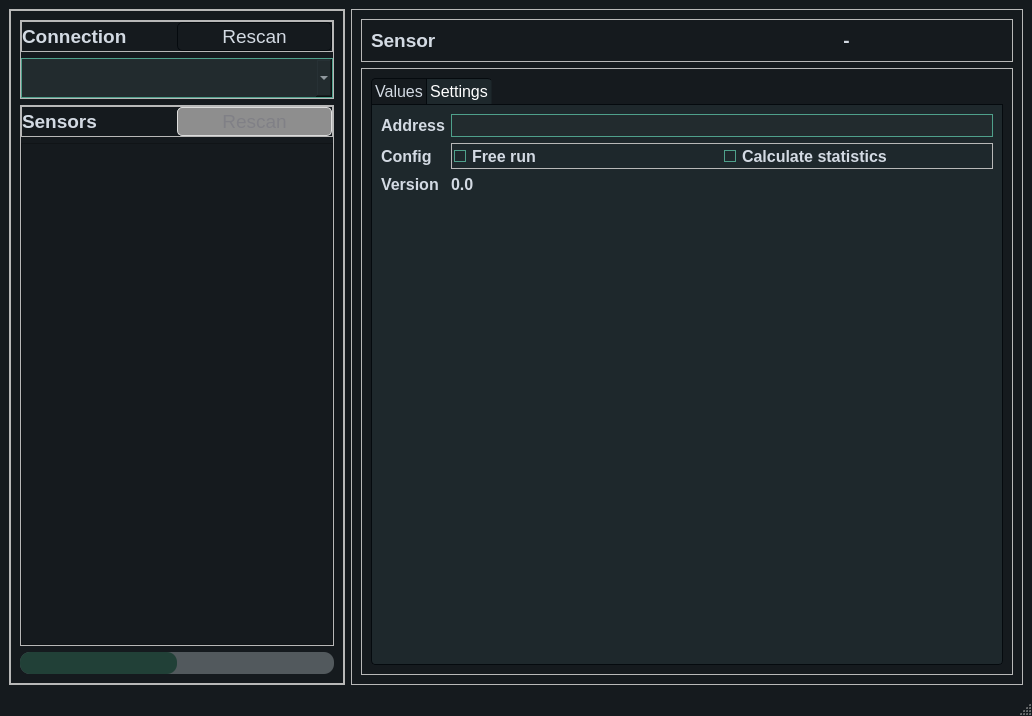
<?xml version="1.0" encoding="UTF-8"?>
<ui version="4.0">
 <class>MainWindow</class>
 <widget class="QMainWindow" name="MainWindow">
  <property name="geometry">
   <rect>
    <x>0</x>
    <y>0</y>
    <width>1032</width>
    <height>716</height>
   </rect>
  </property>
  <property name="windowTitle">
   <string>MainWindow</string>
  </property>
  <property name="styleSheet">
   <string notr="true">/*
ManjaroMix Style Sheet for QT Applications
Author: Jaime A. Quiroga P.
Company: GTRONICK
Last updated: 25/02/2020, 15:42.
Available at: https://github.com/GTRONICK/QSS/blob/master/ManjaroMix.qss
*/
QMainWindow {
	background-color:#151a1e;
}
QCalendar {
	background-color: #151a1e;
}
QListWidget {
	background-color: #151a1e;
	color: #d3dae3;
}
QTextEdit {
	border-width: 1px;
	border-style: solid;
	border-color: #4fa08b;
	background-color: #222b2e;
	color: #d3dae3;
}
QPlainTextEdit {
	border-width: 1px;
	border-style: solid;
	border-color: #4fa08b;
	background-color: #222b2e;
	color: #d3dae3;
}
QToolButton {
	border-style: solid;
	border-top-color: qlineargradient(spread:pad, x1:0.5, y1:1, x2:0.5, y2:0, stop:0 rgb(215, 215, 215), stop:1 rgb(222, 222, 222));
	border-right-color: qlineargradient(spread:pad, x1:0, y1:0.5, x2:1, y2:0.5, stop:0 rgb(217, 217, 217), stop:1 rgb(227, 227, 227));
	border-left-color: qlineargradient(spread:pad, x1:0, y1:0.5, x2:1, y2:0.5, stop:0 rgb(227, 227, 227), stop:1 rgb(217, 217, 217));
	border-bottom-color: qlineargradient(spread:pad, x1:0.5, y1:1, x2:0.5, y2:0, stop:0 rgb(215, 215, 215), stop:1 rgb(222, 222, 222));
	border-width: 1px;
	border-radius: 5px;
	color: #d3dae3;
	padding: 2px;
	background-color: rgb(255,255,255);
}
QToolButton:hover{
	border-style: solid;
	border-top-color: qlineargradient(spread:pad, x1:0.5, y1:1, x2:0.5, y2:0, stop:0 rgb(195, 195, 195), stop:1 rgb(222, 222, 222));
	border-right-color: qlineargradient(spread:pad, x1:0, y1:0.5, x2:1, y2:0.5, stop:0 rgb(197, 197, 197), stop:1 rgb(227, 227, 227));
	border-left-color: qlineargradient(spread:pad, x1:0, y1:0.5, x2:1, y2:0.5, stop:0 rgb(227, 227, 227), stop:1 rgb(197, 197, 197));
	border-bottom-color: qlineargradient(spread:pad, x1:0.5, y1:1, x2:0.5, y2:0, stop:0 rgb(195, 195, 195), stop:1 rgb(222, 222, 222));
	border-width: 1px;
	border-radius: 5px;
	color: rgb(0,0,0);
	padding: 2px;
	background-color: rgb(255,255,255);
}
QToolButton:pressed{
	border-style: solid;
	border-top-color: qlineargradient(spread:pad, x1:0.5, y1:1, x2:0.5, y2:0, stop:0 rgb(215, 215, 215), stop:1 rgb(222, 222, 222));
	border-right-color: qlineargradient(spread:pad, x1:0, y1:0.5, x2:1, y2:0.5, stop:0 rgb(217, 217, 217), stop:1 rgb(227, 227, 227));
	border-left-color: qlineargradient(spread:pad, x1:0, y1:0.5, x2:1, y2:0.5, stop:0 rgb(227, 227, 227), stop:1 rgb(217, 217, 217));
	border-bottom-color: qlineargradient(spread:pad, x1:0.5, y1:1, x2:0.5, y2:0, stop:0 rgb(215, 215, 215), stop:1 rgb(222, 222, 222));
	border-width: 1px;
	border-radius: 5px;
	color: rgb(0,0,0);
	padding: 2px;
	background-color: rgb(142,142,142);
}
QPushButton{
	border-style: solid;
	border-color: #050a0e;
	border-width: 1px;
	border-radius: 5px;
	color: #d3dae3;
	padding: 2px;
	background-color: #151a1e;
}
QPushButton::default{
	border-style: solid;
	border-color: #050a0e;
	border-width: 1px;
	border-radius: 5px;
	color: #FFFFFF;
	padding: 2px;
	background-color: #151a1e;;
}
QPushButton:hover{
	border-style: solid;
	border-color: #050a0e;
	border-width: 1px;
	border-radius: 5px;
	color: #d3dae3;
	padding: 2px;
	background-color: #1c1f1f;
}
QPushButton:pressed{
	border-style: solid;
	border-color: #050a0e;
	border-width: 1px;
	border-radius: 5px;
	color: #d3dae3;
	padding: 2px;
	background-color: #2c2f2f;
}
QPushButton:disabled{
	border-style: solid;
	border-top-color: qlineargradient(spread:pad, x1:0.5, y1:1, x2:0.5, y2:0, stop:0 rgb(215, 215, 215), stop:1 rgb(222, 222, 222));
	border-right-color: qlineargradient(spread:pad, x1:0, y1:0.5, x2:1, y2:0.5, stop:0 rgb(217, 217, 217), stop:1 rgb(227, 227, 227));
	border-left-color: qlineargradient(spread:pad, x1:0, y1:0.5, x2:1, y2:0.5, stop:0 rgb(227, 227, 227), stop:1 rgb(217, 217, 217));
	border-bottom-color: qlineargradient(spread:pad, x1:0.5, y1:1, x2:0.5, y2:0, stop:0 rgb(215, 215, 215), stop:1 rgb(222, 222, 222));
	border-width: 1px;
	border-radius: 5px;
	color: #808086;
	padding: 2px;
	background-color: rgb(142,142,142);
}
QLineEdit {
	border-width: 1px;
	border-style: solid;
	border-color: #4fa08b;
	background-color: #222b2e;
	color: #d3dae3;
}
QLabel {
	color: #d3dae3;
}
QLCDNumber {
	color: #4d9b87;
}
QProgressBar {
	text-align: center;
	color: #d3dae3;
	border-radius: 10px;
	border-color: transparent;
	border-style: solid;
	background-color: #52595d;
}
QProgressBar::chunk {
	background-color: #214037	;
	border-radius: 10px;
}
QMenuBar {
	background-color: #151a1e;
}
QMenuBar::item {
	color: #d3dae3;
  	spacing: 3px;
  	padding: 1px 4px;
	background-color: #151a1e;
}

QMenuBar::item:selected {
  	background-color: #252a2e;
	color: #FFFFFF;
}
QMenu {
	background-color: #151a1e;
}
QMenu::item:selected {
	background-color: #252a2e;
	color: #FFFFFF;
}
QMenu::item {
	color: #d3dae3;
	background-color: #151a1e;
}
QTabWidget {
	color:rgb(0,0,0);
	background-color:#000000;
}
QTabWidget::pane {
		border-color: #050a0e;
		background-color: #1e282c;
		border-style: solid;
		border-width: 1px;
    	border-bottom-left-radius: 4px;
		border-bottom-right-radius: 4px;
}
QTabBar::tab:first {
	border-style: solid;
	border-left-width:1px;
	border-right-width:0px;
	border-top-width:1px;
	border-bottom-width:0px;
	border-top-color: #050a0e;
	border-left-color: #050a0e;
	border-bottom-color: #050a0e;
	border-top-left-radius: 4px;
	color: #d3dae3;
	padding: 3px;
	margin-left:0px;
	background-color: #151a1e;
}
QTabBar::tab:last {
	border-style: solid;
	border-top-width:1px;
	border-left-width:1px;
	border-right-width:1px;
	border-bottom-width:0px;
	border-color: #050a0e;
	border-top-right-radius: 4px;
	color: #d3dae3;
	padding: 3px;
	margin-left:0px;
	background-color: #151a1e;
}
QTabBar::tab {
	border-style: solid;
	border-top-width:1px;
	border-bottom-width:0px;
	border-left-width:1px;
	border-top-color: #050a0e;
	border-left-color: #050a0e;
	border-bottom-color: #050a0e;
	color: #d3dae3;
	padding: 3px;
	margin-left:0px;
	background-color: #151a1e;
}
QTabBar::tab:selected, QTabBar::tab:last:selected, QTabBar::tab:hover {
  	border-style: solid;
  	border-left-width:1px;
	border-bottom-width:0px;
	border-right-color: transparent;
	border-top-color: #050a0e;
	border-left-color: #050a0e;
	border-bottom-color: #050a0e;
	color: #FFFFFF;
	padding: 3px;
	margin-left:0px;
	background-color: #1e282c;
}

QTabBar::tab:selected, QTabBar::tab:first:selected, QTabBar::tab:hover {
  	border-style: solid;
  	border-left-width:1px;
  	border-bottom-width:0px;
  	border-top-width:1px;
	border-right-color: transparent;
	border-top-color: #050a0e;
	border-left-color: #050a0e;
	border-bottom-color: #050a0e;
	color: #FFFFFF;
	padding: 3px;
	margin-left:0px;
	background-color: #1e282c;
}

QCheckBox {
	color: #d3dae3;
	padding: 2px;
}
QCheckBox:disabled {
	color: #808086;
	padding: 2px;
}

QCheckBox:hover {
	border-radius:4px;
	border-style:solid;
	padding-left: 1px;
	padding-right: 1px;
	padding-bottom: 1px;
	padding-top: 1px;
	border-width:1px;
	border-color: transparent;
}
QCheckBox::indicator:checked {

	height: 10px;
	width: 10px;
	border-style:solid;
	border-width: 1px;
	border-color: #4fa08b;
	color: #000000;
	background-color: qradialgradient(cx:0.4, cy:0.4, radius: 1.5,fx:0, fy:0, stop:0 #1e282c, stop:0.3 #1e282c, stop:0.4 #4fa08b, stop:0.5 #1e282c, stop:1 #1e282c);
}
QCheckBox::indicator:unchecked {

	height: 10px;
	width: 10px;
	border-style:solid;
	border-width: 1px;
	border-color: #4fa08b;
	color: #000000;
}
QRadioButton {
	color: #d3dae3;
	padding: 1px;
}
QRadioButton::indicator:checked {
	height: 10px;
	width: 10px;
	border-style:solid;
	border-radius:5px;
	border-width: 1px;
	border-color: #4fa08b;
	color: #a9b7c6;
	background-color: qradialgradient(cx:0.5, cy:0.5, radius:0.4,fx:0.5, fy:0.5, stop:0 #4fa08b, stop:1 #1e282c);
}
QRadioButton::indicator:!checked {
	height: 10px;
	width: 10px;
	border-style:solid;
	border-radius:5px;
	border-width: 1px;
	border-color: #4fa08b;
	color: #a9b7c6;
	background-color: transparent;
}
QStatusBar {
	color:#027f7f;
}
QSpinBox {
	color: #d3dae3;
	background-color: #222b2e;
	border-width: 1px;
	border-style: solid;
	border-color: #4fa08b;
}
QDoubleSpinBox {
	color: #d3dae3;
	background-color: #222b2e;
	border-width: 1px;
	border-style: solid;
	border-color: #4fa08b;
}
QTimeEdit {
	color: #d3dae3;
	background-color: #222b2e;
	border-width: 1px;
	border-style: solid;
	border-color: #4fa08b;
}
QDateTimeEdit {
	color: #d3dae3;
	background-color: #222b2e;
	border-width: 1px;
	border-style: solid;
	border-color: #4fa08b;
}
QDateEdit {
	color: #d3dae3;
	background-color: #222b2e;
	border-width: 1px;
	border-style: solid;
	border-color: #4fa08b;
}
QFontComboBox {
	color: #d3dae3;
	background-color: #222b2e;
	border-width: 1px;
	border-style: solid;
	border-color: #4fa08b;
}
QComboBox {
	color: #d3dae3;
	background-color: #222b2e;
	border-width: 1px;
	border-style: solid;
	border-color: #4fa08b;
}

QDial {
	background: #16a085;
}

QToolBox {
	color: #a9b7c6;
	background-color: #222b2e;
}
QToolBox::tab {
	color: #a9b7c6;
	background-color:#222b2e;
}
QToolBox::tab:selected {
	color: #FFFFFF;
	background-color:#222b2e;
}
QScrollArea {
	color: #FFFFFF;
	background-color:#222b2e;
}
QSlider::groove:horizontal {
	height: 5px;
	background-color: #52595d;
}
QSlider::groove:vertical {
	width: 5px;
	background-color: #52595d;
}
QSlider::handle:horizontal {
	background: #1a2224;
	border-style: solid;
	border-width: 1px;
	border-color: rgb(207,207,207);
	width: 12px;
	margin: -5px 0;
	border-radius: 7px;
}
QSlider::handle:vertical {
	background: #1a2224;
	border-style: solid;
	border-width: 1px;
	border-color: rgb(207,207,207);
	height: 12px;
	margin: 0 -5px;
	border-radius: 7px;
}
QSlider::add-page:horizontal {
    background: #52595d;
}
QSlider::add-page:vertical {
    background: #52595d;
}
QSlider::sub-page:horizontal {
    background-color: #15433a;
}
QSlider::sub-page:vertical {
    background-color: #15433a;
}
QScrollBar:horizontal {
	max-height: 10px;
	border: 1px transparent grey;
	margin: 0px 20px 0px 20px;
	background: transparent;
}
QScrollBar:vertical {
	max-width: 10px;
	border: 1px transparent grey;
	margin: 20px 0px 20px 0px;
	background: transparent;
}
QScrollBar::handle:horizontal {
	background: #52595d;
	border-style: transparent;
	border-radius: 4px;
	min-width: 25px;
}
QScrollBar::handle:horizontal:hover {
	background: #58a492;
	border-style: transparent;
	border-radius: 4px;
	min-width: 25px;
}
QScrollBar::handle:vertical {
	background: #52595d;
	border-style: transparent;
	border-radius: 4px;
	min-height: 25px;
}
QScrollBar::handle:vertical:hover {
	background: #58a492;
	border-style: transparent;
	border-radius: 4px;
	min-height: 25px;
}
QScrollBar::add-line:horizontal {
   border: 2px transparent grey;
   border-top-right-radius: 4px;
   border-bottom-right-radius: 4px;
   background: #15433a;
   width: 20px;
   subcontrol-position: right;
   subcontrol-origin: margin;
}
QScrollBar::add-line:horizontal:pressed {
   border: 2px transparent grey;
   border-top-right-radius: 4px;
   border-bottom-right-radius: 4px;
   background: rgb(181,181,181);
   width: 20px;
   subcontrol-position: right;
   subcontrol-origin: margin;
}
QScrollBar::add-line:vertical {
   border: 2px transparent grey;
   border-bottom-left-radius: 4px;
   border-bottom-right-radius: 4px;
   background: #15433a;
   height: 20px;
   subcontrol-position: bottom;
   subcontrol-origin: margin;
}
QScrollBar::add-line:vertical:pressed {
   border: 2px transparent grey;
   border-bottom-left-radius: 4px;
   border-bottom-right-radius: 4px;
   background: rgb(181,181,181);
   height: 20px;
   subcontrol-position: bottom;
   subcontrol-origin: margin;
}
QScrollBar::sub-line:horizontal {
   border: 2px transparent grey;
   border-top-left-radius: 4px;
   border-bottom-left-radius: 4px;
   background: #15433a;
   width: 20px;
   subcontrol-position: left;
   subcontrol-origin: margin;
}
QScrollBar::sub-line:horizontal:pressed {
   border: 2px transparent grey;
   border-top-left-radius: 4px;
   border-bottom-left-radius: 4px;
   background: rgb(181,181,181);
   width: 20px;
   subcontrol-position: left;
   subcontrol-origin: margin;
}
QScrollBar::sub-line:vertical {
   border: 2px transparent grey;
   border-top-left-radius: 4px;
   border-top-right-radius: 4px;
   background: #15433a;
   height: 20px;
   subcontrol-position: top;
   subcontrol-origin: margin;
}
QScrollBar::sub-line:vertical:pressed {
   border: 2px transparent grey;
   border-top-left-radius: 4px;
   border-top-right-radius: 4px;
   background: rgb(181,181,181);
   height: 20px;
   subcontrol-position: top;
   subcontrol-origin: margin;
}

QScrollBar::add-page:horizontal, QScrollBar::sub-page:horizontal {
   background: none;
}
QScrollBar::add-page:vertical, QScrollBar::sub-page:vertical {
   background: none;
}</string>
  </property>
  <widget class="QWidget" name="centralwidget">
   <layout class="QHBoxLayout" name="horizontalLayout" stretch="3,6">
    <item>
     <widget class="QFrame" name="frame">
      <property name="frameShape">
       <enum>QFrame::StyledPanel</enum>
      </property>
      <property name="frameShadow">
       <enum>QFrame::Raised</enum>
      </property>
      <layout class="QVBoxLayout" name="verticalLayout" stretch="0">
       <property name="spacing">
        <number>0</number>
       </property>
       <property name="leftMargin">
        <number>0</number>
       </property>
       <property name="topMargin">
        <number>0</number>
       </property>
       <property name="rightMargin">
        <number>0</number>
       </property>
       <property name="bottomMargin">
        <number>0</number>
       </property>
       <item>
        <widget class="QFrame" name="frame_4">
         <property name="frameShape">
          <enum>QFrame::StyledPanel</enum>
         </property>
         <property name="frameShadow">
          <enum>QFrame::Raised</enum>
         </property>
         <layout class="QVBoxLayout" name="verticalLayout_7">
          <item>
           <widget class="QFrame" name="frame_3">
            <property name="frameShape">
             <enum>QFrame::StyledPanel</enum>
            </property>
            <property name="frameShadow">
             <enum>QFrame::Raised</enum>
            </property>
            <layout class="QVBoxLayout" name="verticalLayout_2">
             <property name="leftMargin">
              <number>0</number>
             </property>
             <property name="topMargin">
              <number>0</number>
             </property>
             <property name="rightMargin">
              <number>0</number>
             </property>
             <property name="bottomMargin">
              <number>0</number>
             </property>
             <item>
              <widget class="QFrame" name="frame_6">
               <property name="sizePolicy">
                <sizepolicy hsizetype="Preferred" vsizetype="Preferred">
                 <horstretch>0</horstretch>
                 <verstretch>0</verstretch>
                </sizepolicy>
               </property>
               <property name="frameShape">
                <enum>QFrame::StyledPanel</enum>
               </property>
               <property name="frameShadow">
                <enum>QFrame::Raised</enum>
               </property>
               <layout class="QHBoxLayout" name="horizontalLayout_4">
                <property name="spacing">
                 <number>0</number>
                </property>
                <property name="leftMargin">
                 <number>0</number>
                </property>
                <property name="topMargin">
                 <number>0</number>
                </property>
                <property name="rightMargin">
                 <number>0</number>
                </property>
                <property name="bottomMargin">
                 <number>0</number>
                </property>
                <item>
                 <widget class="QLabel" name="label_2">
                  <property name="font">
                   <font>
                    <pointsize>14</pointsize>
                   </font>
                  </property>
                  <property name="text">
                   <string>&lt;html&gt;&lt;head/&gt;&lt;body&gt;&lt;p&gt;&lt;span style=&quot; font-size:14pt; font-weight:700;&quot;&gt;Connection&lt;/span&gt;&lt;/p&gt;&lt;/body&gt;&lt;/html&gt;</string>
                  </property>
                 </widget>
                </item>
                <item>
                 <widget class="QPushButton" name="buttonRescanPort">
                  <property name="sizePolicy">
                   <sizepolicy hsizetype="Minimum" vsizetype="Preferred">
                    <horstretch>0</horstretch>
                    <verstretch>0</verstretch>
                   </sizepolicy>
                  </property>
                  <property name="font">
                   <font>
                    <pointsize>14</pointsize>
                   </font>
                  </property>
                  <property name="text">
                   <string>Rescan</string>
                  </property>
                  <property name="flat">
                   <bool>false</bool>
                  </property>
                 </widget>
                </item>
               </layout>
              </widget>
             </item>
             <item>
              <widget class="QComboBox" name="comboBoxComPorts">
               <property name="minimumSize">
                <size>
                 <width>0</width>
                 <height>40</height>
                </size>
               </property>
               <property name="font">
                <font>
                 <pointsize>12</pointsize>
                </font>
               </property>
              </widget>
             </item>
            </layout>
           </widget>
          </item>
          <item>
           <widget class="QFrame" name="frame_5">
            <property name="frameShape">
             <enum>QFrame::StyledPanel</enum>
            </property>
            <property name="frameShadow">
             <enum>QFrame::Raised</enum>
            </property>
            <layout class="QVBoxLayout" name="verticalLayout_3">
             <property name="spacing">
              <number>6</number>
             </property>
             <property name="leftMargin">
              <number>0</number>
             </property>
             <property name="topMargin">
              <number>0</number>
             </property>
             <property name="rightMargin">
              <number>0</number>
             </property>
             <property name="bottomMargin">
              <number>0</number>
             </property>
             <item>
              <widget class="QFrame" name="frame_7">
               <property name="frameShape">
                <enum>QFrame::StyledPanel</enum>
               </property>
               <property name="frameShadow">
                <enum>QFrame::Raised</enum>
               </property>
               <layout class="QHBoxLayout" name="horizontalLayout_5">
                <property name="spacing">
                 <number>0</number>
                </property>
                <property name="leftMargin">
                 <number>0</number>
                </property>
                <property name="topMargin">
                 <number>0</number>
                </property>
                <property name="rightMargin">
                 <number>0</number>
                </property>
                <property name="bottomMargin">
                 <number>0</number>
                </property>
                <item>
                 <widget class="QLabel" name="label_3">
                  <property name="font">
                   <font>
                    <pointsize>14</pointsize>
                   </font>
                  </property>
                  <property name="text">
                   <string>&lt;html&gt;&lt;head/&gt;&lt;body&gt;&lt;p&gt;&lt;span style=&quot; font-size:14pt; font-weight:700;&quot;&gt;Sensors&lt;/span&gt;&lt;/p&gt;&lt;/body&gt;&lt;/html&gt;</string>
                  </property>
                 </widget>
                </item>
                <item>
                 <widget class="QPushButton" name="buttonRescanLeaves">
                  <property name="enabled">
                   <bool>false</bool>
                  </property>
                  <property name="font">
                   <font>
                    <pointsize>14</pointsize>
                   </font>
                  </property>
                  <property name="text">
                   <string>Rescan</string>
                  </property>
                 </widget>
                </item>
               </layout>
              </widget>
             </item>
             <item>
              <widget class="QListWidget" name="listWidgetLeaves">
               <property name="font">
                <font>
                 <pointsize>12</pointsize>
                </font>
               </property>
              </widget>
             </item>
            </layout>
           </widget>
          </item>
          <item>
           <widget class="QProgressBar" name="progressBar">
            <property name="enabled">
             <bool>true</bool>
            </property>
            <property name="minimum">
             <number>0</number>
            </property>
            <property name="maximum">
             <number>0</number>
            </property>
            <property name="value">
             <number>-1</number>
            </property>
            <property name="textVisible">
             <bool>false</bool>
            </property>
           </widget>
          </item>
         </layout>
        </widget>
       </item>
      </layout>
     </widget>
    </item>
    <item>
     <widget class="QFrame" name="frame_2">
      <property name="frameShape">
       <enum>QFrame::StyledPanel</enum>
      </property>
      <property name="frameShadow">
       <enum>QFrame::Raised</enum>
      </property>
      <layout class="QVBoxLayout" name="verticalLayout_4">
       <item>
        <widget class="QFrame" name="frame_9">
         <property name="frameShape">
          <enum>QFrame::StyledPanel</enum>
         </property>
         <property name="frameShadow">
          <enum>QFrame::Raised</enum>
         </property>
         <layout class="QHBoxLayout" name="horizontalLayout_2" stretch="0,0">
          <item>
           <widget class="QLabel" name="label_7">
            <property name="font">
             <font>
              <pointsize>14</pointsize>
             </font>
            </property>
            <property name="text">
             <string>&lt;html&gt;&lt;head/&gt;&lt;body&gt;&lt;p&gt;&lt;span style=&quot; font-weight:700;&quot;&gt;Sensor&lt;/span&gt;&lt;/p&gt;&lt;/body&gt;&lt;/html&gt;</string>
            </property>
           </widget>
          </item>
          <item>
           <widget class="QLabel" name="labelLeafInfo">
            <property name="font">
             <font>
              <pointsize>14</pointsize>
             </font>
            </property>
            <property name="text">
             <string>&lt;html&gt;&lt;head/&gt;&lt;body&gt;&lt;p&gt;&lt;span style=&quot; font-weight:700;&quot;&gt;-&lt;/span&gt;&lt;/p&gt;&lt;/body&gt;&lt;/html&gt;</string>
            </property>
            <property name="alignment">
             <set>Qt::AlignCenter</set>
            </property>
           </widget>
          </item>
         </layout>
        </widget>
       </item>
       <item>
        <widget class="QFrame" name="frame_10">
         <property name="frameShape">
          <enum>QFrame::StyledPanel</enum>
         </property>
         <property name="frameShadow">
          <enum>QFrame::Raised</enum>
         </property>
         <layout class="QVBoxLayout" name="verticalLayout_11">
          <item>
           <widget class="QTabWidget" name="tabWidget">
            <property name="font">
             <font>
              <pointsize>12</pointsize>
              <bold>false</bold>
             </font>
            </property>
            <property name="currentIndex">
             <number>1</number>
            </property>
            <widget class="QWidget" name="tabValues">
             <property name="font">
              <font>
               <pointsize>10</pointsize>
               <bold>true</bold>
              </font>
             </property>
             <attribute name="title">
              <string>Values</string>
             </attribute>
            </widget>
            <widget class="QWidget" name="tabSettings">
             <property name="font">
              <font>
               <pointsize>10</pointsize>
               <bold>true</bold>
              </font>
             </property>
             <attribute name="title">
              <string>Settings</string>
             </attribute>
             <layout class="QFormLayout" name="formLayout">
              <item row="0" column="0">
               <widget class="QLabel" name="label_4">
                <property name="font">
                 <font>
                  <pointsize>12</pointsize>
                 </font>
                </property>
                <property name="text">
                 <string>Address</string>
                </property>
               </widget>
              </item>
              <item row="0" column="1">
               <widget class="QLineEdit" name="lineEditLeafAddress">
                <property name="font">
                 <font>
                  <pointsize>12</pointsize>
                 </font>
                </property>
               </widget>
              </item>
              <item row="1" column="0">
               <widget class="QLabel" name="label_5">
                <property name="font">
                 <font>
                  <pointsize>12</pointsize>
                 </font>
                </property>
                <property name="text">
                 <string>Config</string>
                </property>
               </widget>
              </item>
              <item row="1" column="1">
               <widget class="QFrame" name="frame_8">
                <property name="frameShape">
                 <enum>QFrame::StyledPanel</enum>
                </property>
                <property name="frameShadow">
                 <enum>QFrame::Raised</enum>
                </property>
                <layout class="QHBoxLayout" name="horizontalLayout_3">
                 <property name="spacing">
                  <number>0</number>
                 </property>
                 <property name="leftMargin">
                  <number>0</number>
                 </property>
                 <property name="topMargin">
                  <number>0</number>
                 </property>
                 <property name="rightMargin">
                  <number>0</number>
                 </property>
                 <property name="bottomMargin">
                  <number>0</number>
                 </property>
                 <item>
                  <widget class="QCheckBox" name="checkBoxFreeRun">
                   <property name="font">
                    <font>
                     <pointsize>12</pointsize>
                    </font>
                   </property>
                   <property name="text">
                    <string>Free run</string>
                   </property>
                  </widget>
                 </item>
                 <item>
                  <widget class="QCheckBox" name="checkBoxCalcStat">
                   <property name="font">
                    <font>
                     <pointsize>12</pointsize>
                    </font>
                   </property>
                   <property name="text">
                    <string>Calculate statistics</string>
                   </property>
                  </widget>
                 </item>
                </layout>
               </widget>
              </item>
              <item row="2" column="0">
               <widget class="QLabel" name="label">
                <property name="font">
                 <font>
                  <pointsize>12</pointsize>
                 </font>
                </property>
                <property name="text">
                 <string>Version</string>
                </property>
               </widget>
              </item>
              <item row="2" column="1">
               <widget class="QLabel" name="label_6">
                <property name="font">
                 <font>
                  <pointsize>12</pointsize>
                 </font>
                </property>
                <property name="text">
                 <string>0.0</string>
                </property>
               </widget>
              </item>
             </layout>
            </widget>
           </widget>
          </item>
         </layout>
        </widget>
       </item>
      </layout>
     </widget>
    </item>
   </layout>
  </widget>
  <widget class="QStatusBar" name="statusbar"/>
  <action name="actionRefresh">
   <property name="icon">
    <iconset theme="sync-synchronizing">
     <normaloff>.</normaloff>.</iconset>
   </property>
   <property name="text">
    <string>Refresh</string>
   </property>
   <property name="shortcut">
    <string>Ctrl+R</string>
   </property>
  </action>
 </widget>
 <resources/>
 <connections/>
</ui>
